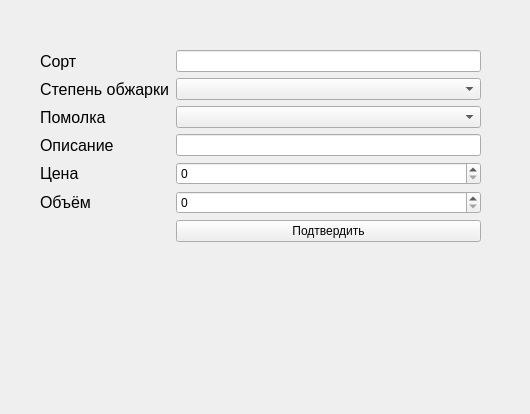
<?xml version="1.0" encoding="UTF-8"?>
<ui version="4.0">
 <class>Form</class>
 <widget class="QWidget" name="Form">
  <property name="geometry">
   <rect>
    <x>0</x>
    <y>0</y>
    <width>530</width>
    <height>414</height>
   </rect>
  </property>
  <property name="windowTitle">
   <string>Form</string>
  </property>
  <widget class="QWidget" name="formLayoutWidget">
   <property name="geometry">
    <rect>
     <x>40</x>
     <y>50</y>
     <width>441</width>
     <height>281</height>
    </rect>
   </property>
   <layout class="QFormLayout" name="formLayout">
    <item row="0" column="0">
     <widget class="QLabel" name="label">
      <property name="font">
       <font>
        <pointsize>12</pointsize>
       </font>
      </property>
      <property name="text">
       <string>Сорт</string>
      </property>
     </widget>
    </item>
    <item row="0" column="1">
     <widget class="QLineEdit" name="sortEdit"/>
    </item>
    <item row="1" column="0">
     <widget class="QLabel" name="label_2">
      <property name="font">
       <font>
        <pointsize>12</pointsize>
       </font>
      </property>
      <property name="text">
       <string>Степень обжарки</string>
      </property>
     </widget>
    </item>
    <item row="1" column="1">
     <widget class="QComboBox" name="roastEdit"/>
    </item>
    <item row="2" column="0">
     <widget class="QLabel" name="label_3">
      <property name="font">
       <font>
        <pointsize>12</pointsize>
       </font>
      </property>
      <property name="text">
       <string>Помолка</string>
      </property>
     </widget>
    </item>
    <item row="2" column="1">
     <widget class="QComboBox" name="grindingEdit"/>
    </item>
    <item row="3" column="0">
     <widget class="QLabel" name="label_4">
      <property name="font">
       <font>
        <pointsize>12</pointsize>
       </font>
      </property>
      <property name="text">
       <string>Описание</string>
      </property>
     </widget>
    </item>
    <item row="3" column="1">
     <widget class="QLineEdit" name="descriptionEdit"/>
    </item>
    <item row="4" column="0">
     <widget class="QLabel" name="label_5">
      <property name="font">
       <font>
        <pointsize>12</pointsize>
       </font>
      </property>
      <property name="text">
       <string>Цена</string>
      </property>
     </widget>
    </item>
    <item row="4" column="1">
     <widget class="QSpinBox" name="priceEdit">
      <property name="maximum">
       <number>1000000</number>
      </property>
     </widget>
    </item>
    <item row="5" column="0">
     <widget class="QLabel" name="label_6">
      <property name="font">
       <font>
        <pointsize>12</pointsize>
       </font>
      </property>
      <property name="text">
       <string>Объём</string>
      </property>
     </widget>
    </item>
    <item row="5" column="1">
     <widget class="QSpinBox" name="sizeEdit">
      <property name="maximum">
       <number>1000000</number>
      </property>
     </widget>
    </item>
    <item row="6" column="1">
     <widget class="QPushButton" name="pushButton">
      <property name="text">
       <string>Подтвердить</string>
      </property>
     </widget>
    </item>
   </layout>
  </widget>
 </widget>
 <resources/>
 <connections/>
</ui>
